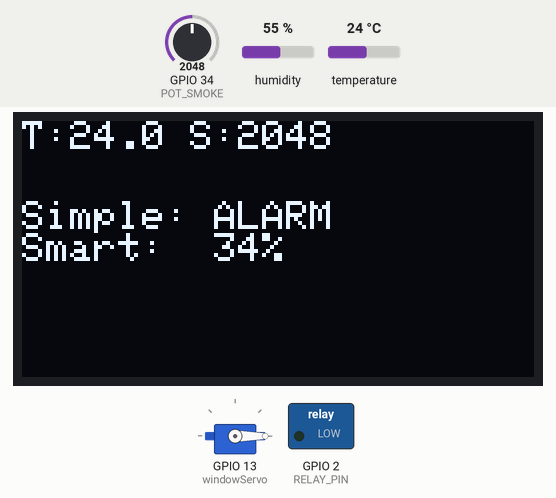
Simulated run of this program. Board: ESP32. Parts: servo, 128×64 one-colour display, switched loads named in the program (green lamp = pin HIGH). The test bench sets the inputs (shaded band); at power-on: GPIO 34 (POT_SMOKE) = 2048, temperature 24 °C, humidity 55 %. WiFi joins after 1.5 s; servers stay silent unless stated.

Above: at 1.3 s.
1.4 s: GPIO 34 (POT_SMOKE) set to 3208
At 2.1 s:
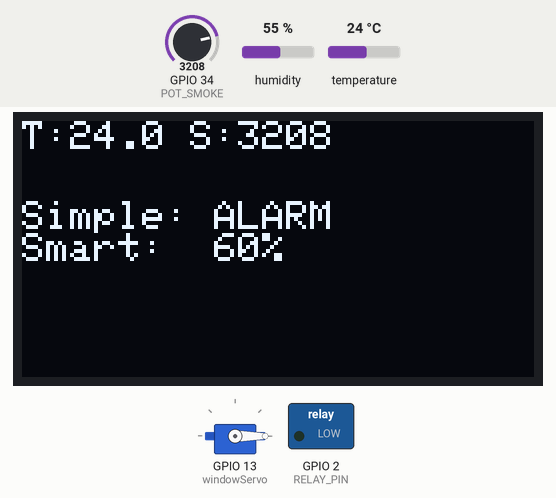
3.1 s: GPIO 34 (POT_SMOKE) set to 3289
At 3.9 s:
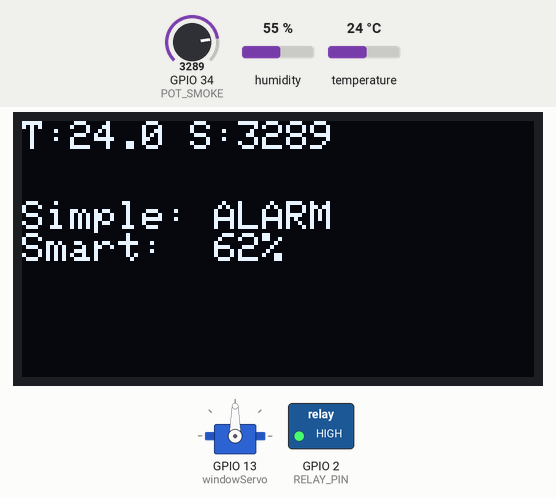
4.7 s: GPIO 34 (POT_SMOKE) set to 1960
At 5.7 s:
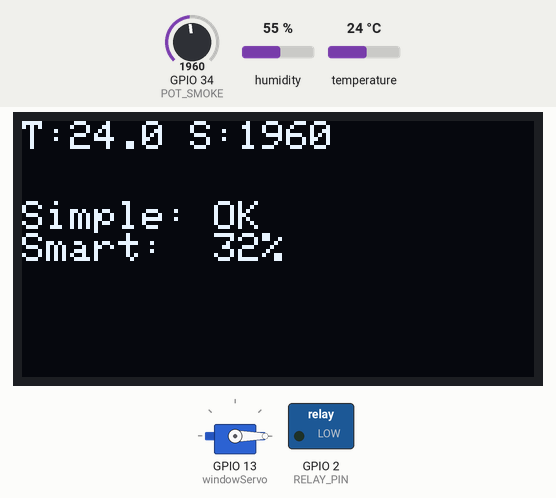
6.3 s: temperature set to 12 °C
At 7.4 s:
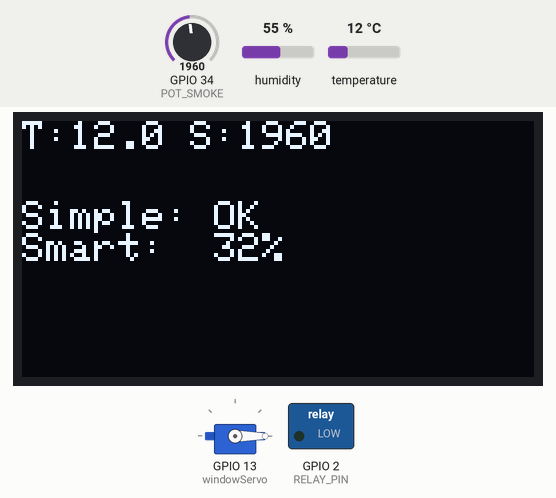
7.8 s: temperature set to 19 °C
9.9 s: temperature set to 28 °C
At 11.2 s:
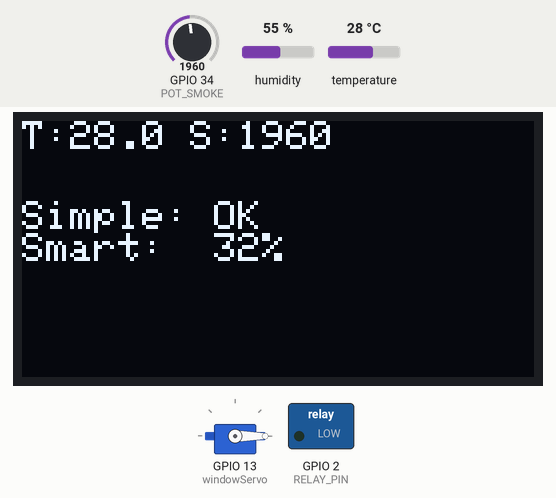
Timing chart, 0 to 12.9 s (numbered marks = the images above; inputs shaded):
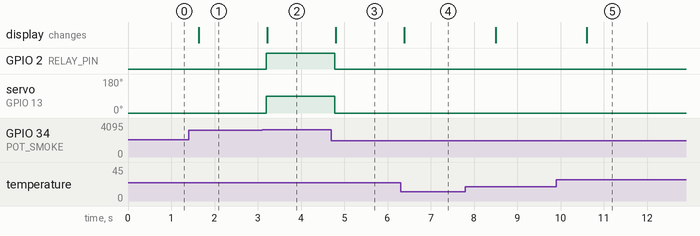

The program:

main.cpp
```cpp
#include <Arduino.h>
#include <WiFi.h>
#include <HTTPClient.h>
#include <Wire.h>
#include <Adafruit_GFX.h>
#include <Adafruit_SSD1306.h>
#include <DHT.h>
#include <ESP32Servo.h>

const char* apiKey = "LTT0IHEEOB82KSP0";
const char* ssid = "Wokwi-GUEST";
const char* password = "";

Adafruit_SSD1306 display(128, 64, &Wire, -1);
DHT dht(15, DHT22);
Servo windowServo;

#define POT_SMOKE 34
#define RELAY_PIN 2

void setup() {
  Serial.begin(115200);
  WiFi.begin(ssid, password);
  dht.begin();
  pinMode(RELAY_PIN, OUTPUT);
  windowServo.attach(13);
  windowServo.write(0);

  display.begin(SSD1306_SWITCHCAPVCC, 0x3C);
  display.setTextColor(SSD1306_WHITE);
}

void loop() {
  float temp = dht.readTemperature();
  int smokeRaw = analogRead(POT_SMOKE);

  bool simpleAlert = (temp > 50 || smokeRaw > 2000);

  int riskScore = 0;
  if (temp > 35) riskScore += (temp - 35) * 2;
  if (smokeRaw > 500) riskScore += map(smokeRaw, 500, 4095, 0, 80);

  if (riskScore > 60) {
    digitalWrite(RELAY_PIN, HIGH);
    windowServo.write(90);
  } else {
    digitalWrite(RELAY_PIN, LOW);
    windowServo.write(0);
  }

  display.clearDisplay();
  display.setCursor(0,0);
  display.printf("T:%.1f S:%d\n", temp, smokeRaw);
  display.setCursor(0,20);
  display.printf("Simple: %s\n", simpleAlert ? "ALARM" : "OK");
  display.printf("Smart:  %d%%\n", riskScore);
  display.display();


  static unsigned long t = 0;
  if (millis() - t > 15000) {
    t = millis();
    if(WiFi.status() == WL_CONNECTED){
       HTTPClient http;
       String url = "http://api.thingspeak.com/update?api_key=" + String(apiKey) +
                    "&field1=" + String(simpleAlert) +
                    "&field2=" + String(riskScore) +
                    "&field3=" + String(riskScore - (simpleAlert ? 100 : 0));
       http.begin(url); http.GET(); http.end();
    }
  }
  delay(500);
}
```

Measured:
- the behaviour switches between 3241 and 3242 on GPIO 34 (POT_SMOKE) (found by bisection; images 1 and 2)
- after the input at 1.4 s, the display: changes after 0.24 s (image 1)
- after the input at 3.1 s, GPIO 2 (RELAY_PIN): LOW → HIGH after 0.10 s; servo on GPIO 13 (windowServo): 0° → 90° after 0.10 s; the display: changes after 0.12 s (image 2)
- after the input at 4.7 s, GPIO 2 (RELAY_PIN): HIGH → LOW after 0.08 s; servo on GPIO 13 (windowServo): 90° → 0° after 0.08 s; the display: changes after 0.11 s (image 3)
- after the input at 6.3 s, the display: changes after 0.09 s (image 4)
- after the input at 9.9 s, the display: changes after 0.70 s (image 5)
